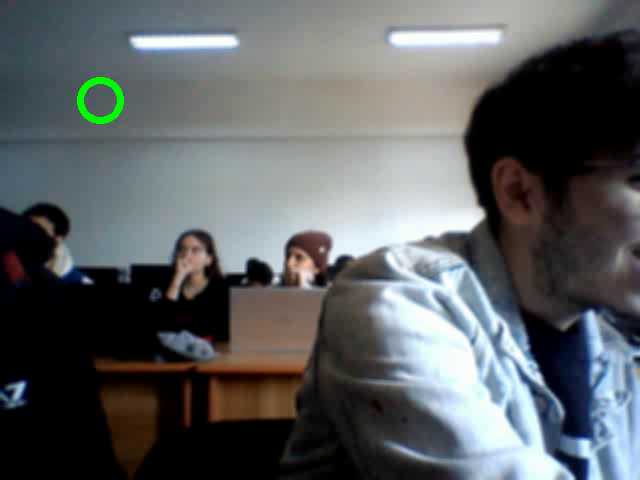
#> input picture frame 0 of VS/output.avi, 640 x 480 px, given in place of the camera
$ jupyter execute TP10.ipynb   (text cells are left out)
#> lines starting #> are read from the running program, lines starting #| are printed output that depends on the picture; after the words box and inside, x2 and y2 are one past the last pixel; in counts of white or black regions, pixels touching at a corner belong together
#> further down, frame is the input picture: shape (480, 640, 3); mean B, G, R 98.1, 96.4, 93
[cell 1]
import cv2
import numpy as np

[cell 2]
#BLEU
low = np.array([95,80,60])

high = np.array([115,255,150])

# ROSE
low = np.array([120,30,60])

high = np.array([160,110,255])

[cell 3]
def detect_inrange(image,low,high,min,max):
#> called with low = array of shape (3,), high = array of shape (3,), min = 500, max = 4000
    points = []

    image = cv2.blur(image,(5,5))
    image = cv2.cvtColor(image,cv2.COLOR_BGR2HSV)
#> image: shape (480, 640, 3); mean H, S, V 62.4, 56.7, 104.6
    mask = cv2.inRange(image,low,high)
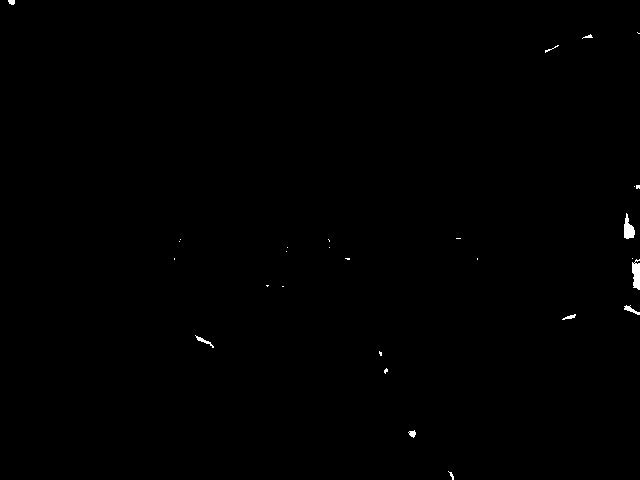
#> mask: shape (480, 640); 0.24% white; 28 white regions (18 under 20 px)
    elements = cv2.findContours(mask,cv2.RETR_EXTERNAL,cv2.CHAIN_APPROX_SIMPLE)[-2]
#> elements = 28 contours, 22 with area under 20; largest, box (x1, y1, x2, y2) and area: (632, 259, 640, 290) 154, (624, 213, 635, 239) 143, (624, 305, 640, 315) 42, (195, 335, 214, 348) 36, (408, 430, 416, 438) 28, (562, 314, 576, 320) 23
    elements = sorted(elements,key=lambda x:cv2.contourArea(x),reverse=True)

    for elem in elements:
        if cv2.contourArea(elem) < max and min < cv2.contourArea(elem):
            ((x,y),rayon) = cv2.minEnclosingCircle(elem)

            points.append([int(x),int(y),int(rayon),int(cv2.contourArea(elem))])
#> this loop made 28 passes
#> elem on passes 15 to 26: [[266, 285], [267, 286], [268, 285]], [[282, 286], [283, 286]], [[632, 258]], [[477, 258], [477, 259]], [[174, 258], [174, 259]], [[286, 251]], [[329, 247]], [[287, 247]], [[179, 241]], [[328, 239], [329, 240], [329, 241], [329, 240]], [[180, 239]], [[456, 238], [460, 238]]
#> after the loop, points = []

    return image,mask,points

[cell 4]
cap = cv2.VideoCapture(0)
fw,fh = int(cap.get(3)),int(cap.get(4))
fourcc = cv2.VideoWriter_fourcc("X","V","I","D")
out = cv2.VideoWriter("output.avi",fourcc,2,(fw,fh))


if not cap.isOpened():
    print("erreur")
    exit(0)

while cap.isOpened():
    ret,frame = cap.read()
    if not ret :
        print("erreur cap.reead")

    image,mask,points = detect_inrange(frame,low,high,500,4000)
#> points = []

    image = cv2.cvtColor(image,cv2.COLOR_HSV2BGR)
    cv2.circle(image,(100,100),20,(0,255,0),5)
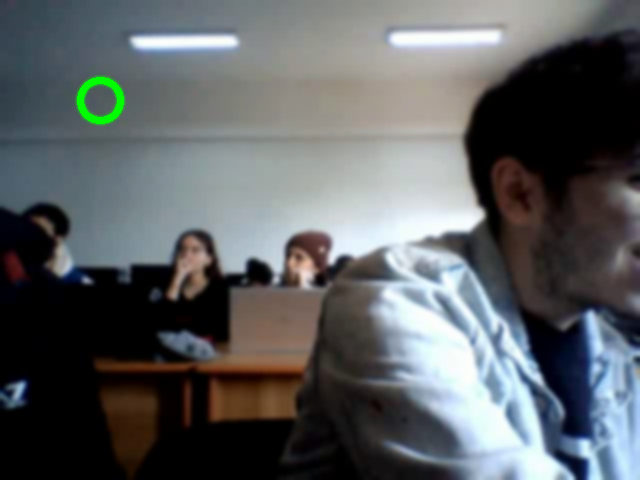
#> image: shape (480, 640, 3); mean B, G, R 97.9, 96.1, 92.7
    conv = cv2.cvtColor(image,cv2.COLOR_BGR2HSV)
#> conv: shape (480, 640, 3); mean H, S, V 61.7, 58.4, 104.7
    print(cv2.cvtColor(conv,cv2.COLOR_BGR2HSV))
#> (printed output is left out)

    if len(points) > 0:
        point = points[0]
        cv2.circle(image,(point[0],point[1]),point[2],(255,0,0),2)
        cv2.putText(image,str(point[3]),(point[0],point[1]),cv2.FONT_HERSHEY_COMPLEX,1,(255,0,0),2,cv2.LINE_AA)

    if mask is not None:
        cv2.imshow("mask",mask)


    out.write(image)
    cv2.imshow("cam",image)

    if cv2.waitKey(200) & 0xFF == ord("q"):
#> (key q is pressed here)
        break

out.release()
cap.release()
cv2.destroyAllWindows()
